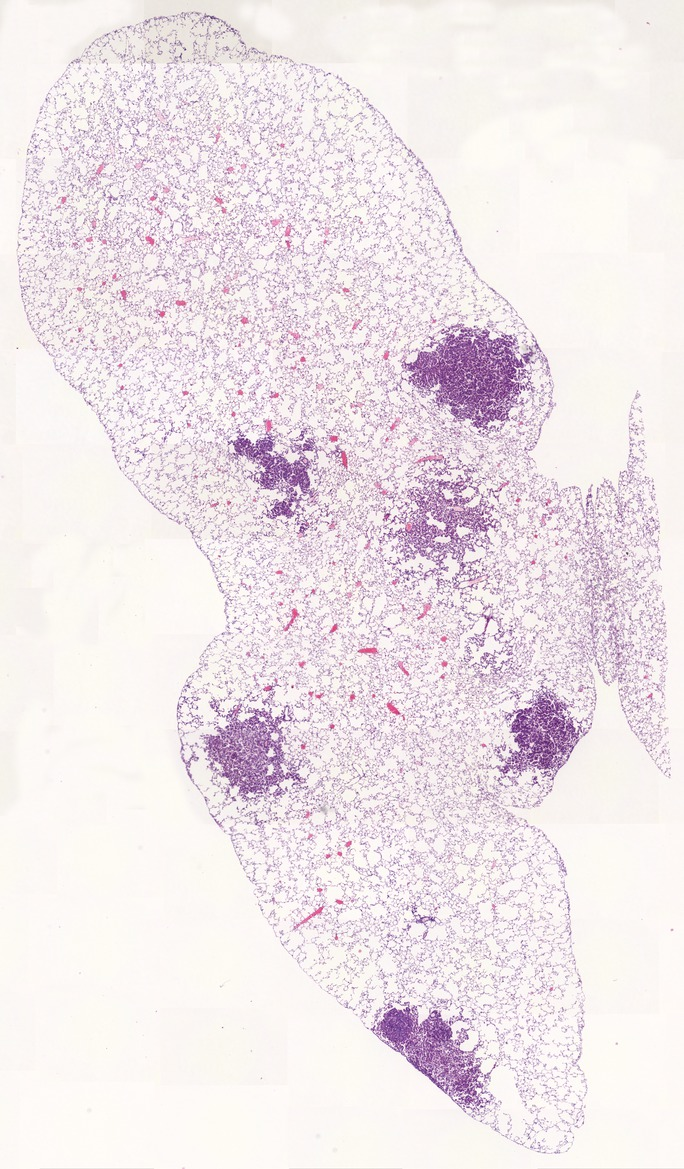
%> input picture example_images/lung-lobes_1/scale-10pc/29-039-U-35W-Izd1-1-HE.jpg, 684 x 1169 px
$ octave --eval "result = funcion_segmentation(imread('../example_images/lung-lobes_1/scale-10pc/29-039-U-35W-Izd1-1-HE.jpg'));"   (GNU Octave 9; MATLAB toolbox functions it lacks are replaced by stand-ins)
%> lines starting %> are read from the running program, lines starting %| are printed output that depends on the picture; in (x1, y1, x2, y2) boxes, pixels count from 0 and x2, y2 are one past the last pixel; in counts of white or black regions, pixels touching at a corner belong together; the program's own positions count from 1
function [mask22,maskedbrownImage2,keeplowerredr]=funcion_segmentation(im)


im=uint8(im);
%> im is the input picture: size 1169x684x3 uint8; mean R, G, B 239.1, 229.9, 233.4
            [h w]=size(im);
%> h = 1169; w = 2052
            %% versión rápida

            lower_diagonal=triu(ones(h,w),-0);
            upper_diagonal=imcomplement(lower_diagonal);
            red=im(:,:,1);
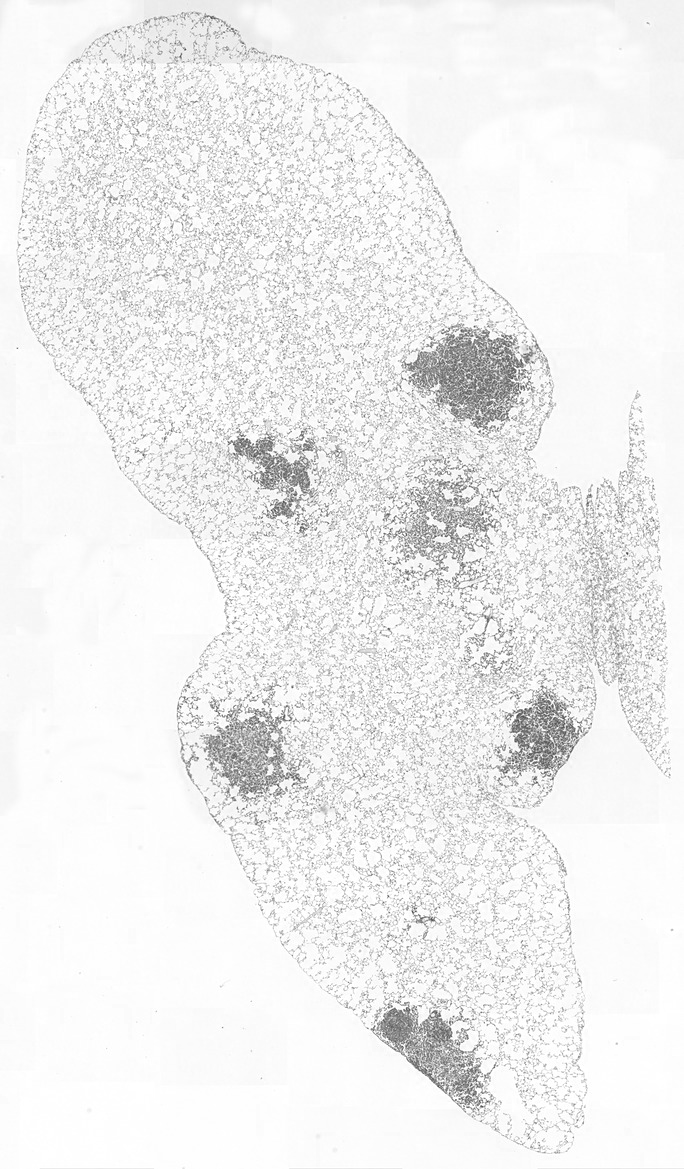
%> red: size 1169x684 uint8; min 63, max 255, mean 239.1
            blue=im(:,:,3);
            %% UPPER

            [udx,udy]=find(upper_diagonal);
%> udx = 682696 values from 2 to 1169; udy = 682696 values from 1 to 1168
            ud=[udx,udy]-1;
            red1=double(reshape(red,1,[])');
            blue1=double(reshape(blue,1,[])');
            rb=[red1, blue1];
            [C] = intersect(rb,ud,'rows');
            indices = find(ismember(rb,C,'rows'));
%> indices = 698052 values from 1 to 799596
            keepupperred=zeros(size(red1));
            keepupperred(indices)=1;
            keepupperredr=reshape(keepupperred,size(red));
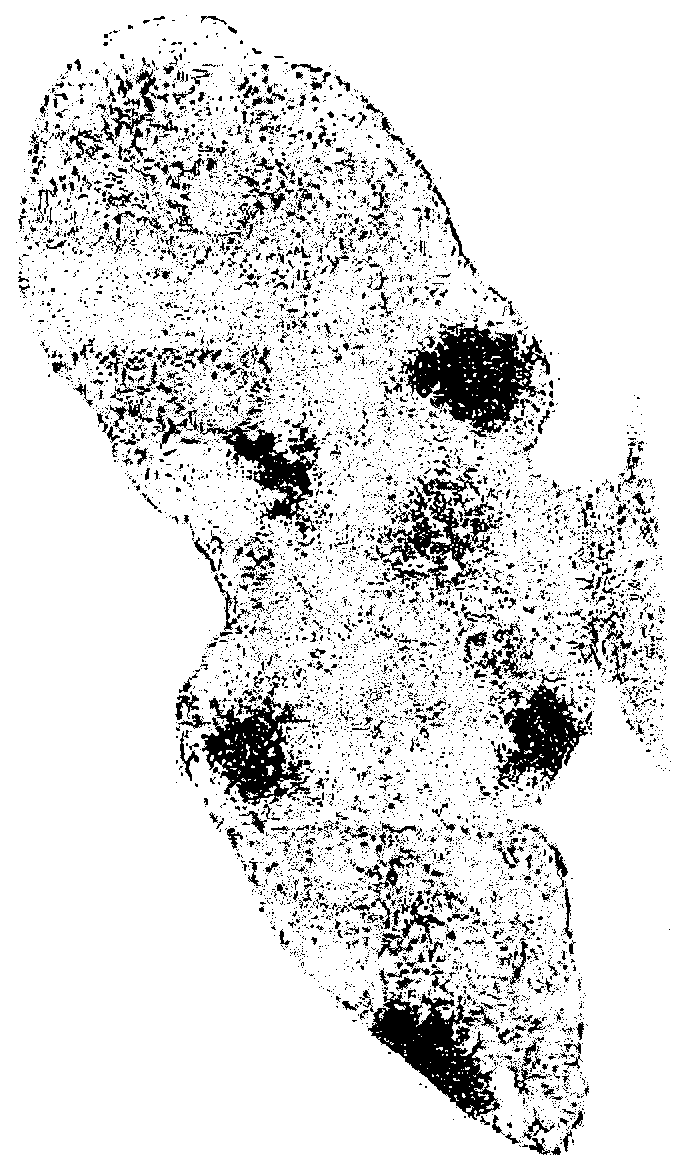
%> keepupperredr: size 1169x684 double; values 0 (black) and 1 (white), 87.3% white; 9743 black regions (9015 under 20 px), largest, box (x1, y1, x2, y2) and area: (398, 324, 550, 437) 8483, (368, 992, 500, 1120) 7132, (201, 695, 312, 806) 5959

            maskedpurpleImage2 = bsxfun(@times, im, cast(keepupperredr,class(im)));
            %% Lower
            keeplowerredr=imcomplement(keepupperredr);
            maskedbrownImage2 = bsxfun(@times, im, cast(keeplowerredr,class(im)));
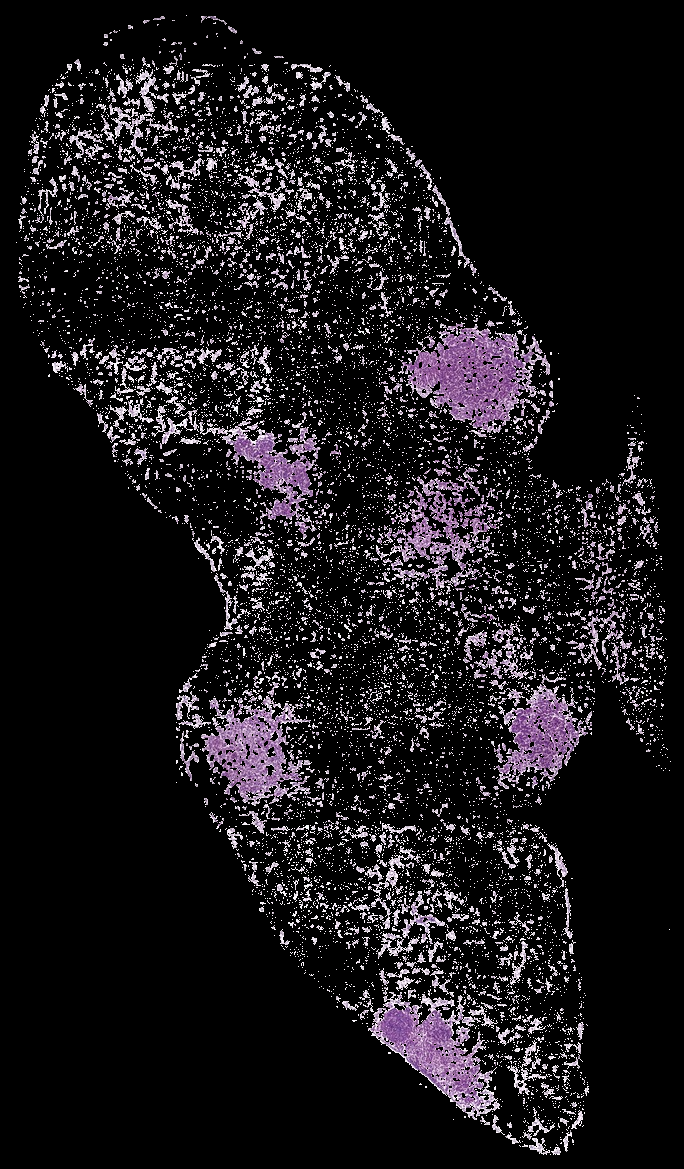
%> maskedbrownImage2: size 1169x684x3 uint8; mean R, G, B 26.4, 23.9, 26.9
            figure;subplot(1,3,1),imshow(im);subplot(1,3,2),imshow(maskedpurpleImage2);subplot(1,3,3),imshow(maskedbrownImage2);


    mask1=imgaussfilt(keepupperredr,15);
%     imshow(keepupperredr);subplot(1,2,2);imshow(mask1);
    mask2=imgaussfilt(keeplowerredr,15);
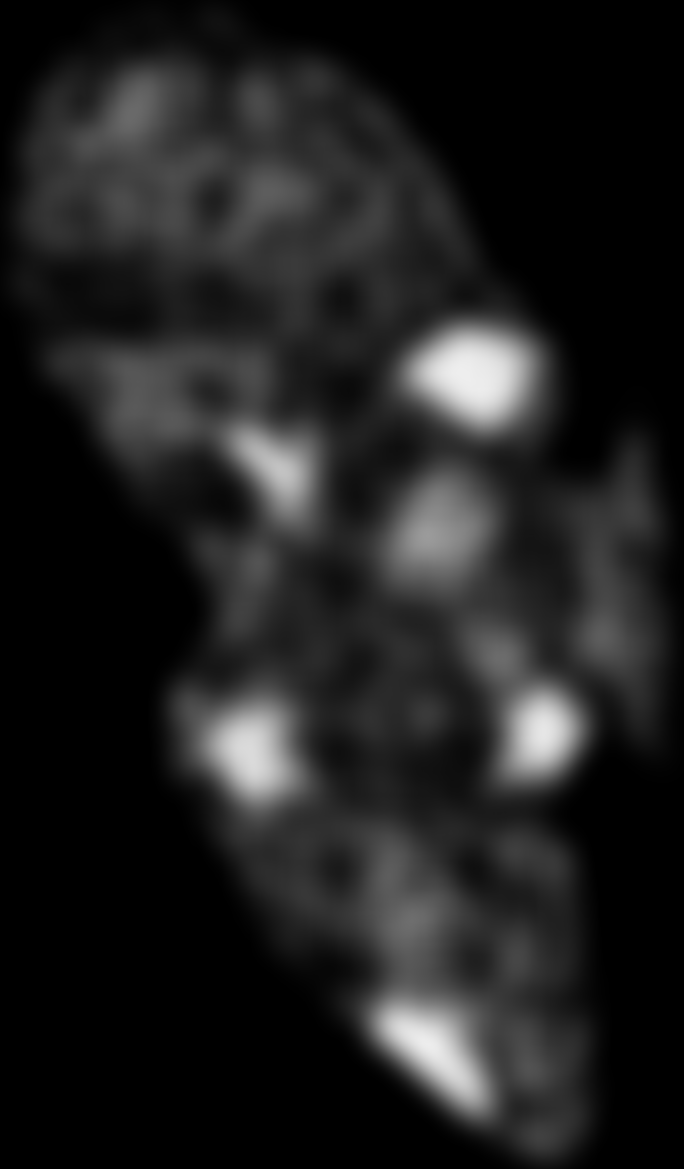
%> mask2: size 1169x684 double; min 0, max 0.937, mean 0.127
%     imshow(keeplowerredr);subplot(1,2,2);imshow(mask2);
    mask11=mask1>0.4;%figure;imshow(mask11);
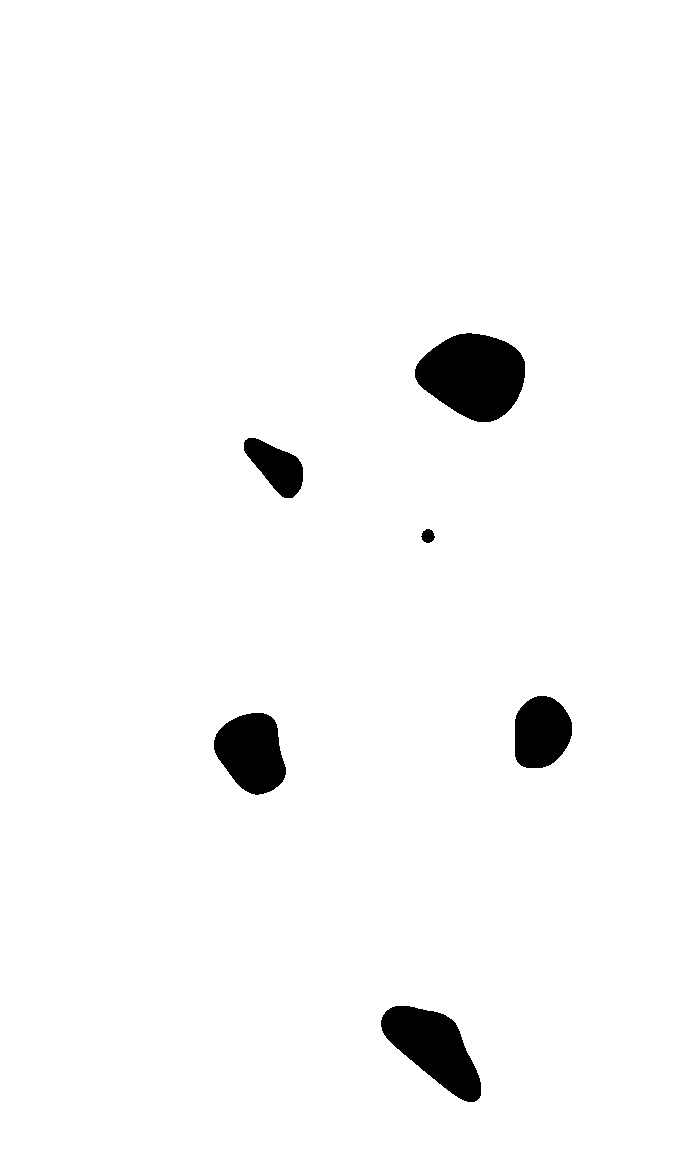
%> mask11: size 1169x684 logical; 97.2% white; 6 black regions, box (x1, y1, x2, y2) and area: (415, 333, 525, 422) 7112, (381, 1006, 481, 1102) 5279, (214, 713, 286, 795) 4298, (515, 696, 572, 768) 3329, (244, 438, 303, 498) 2025, (421, 529, 435, 543) 140
    mask22=mask2>0.6;%figure;imshow(mask22);

    %% quieres la mascara mask22 que es la marrón, con keep lower red
end
